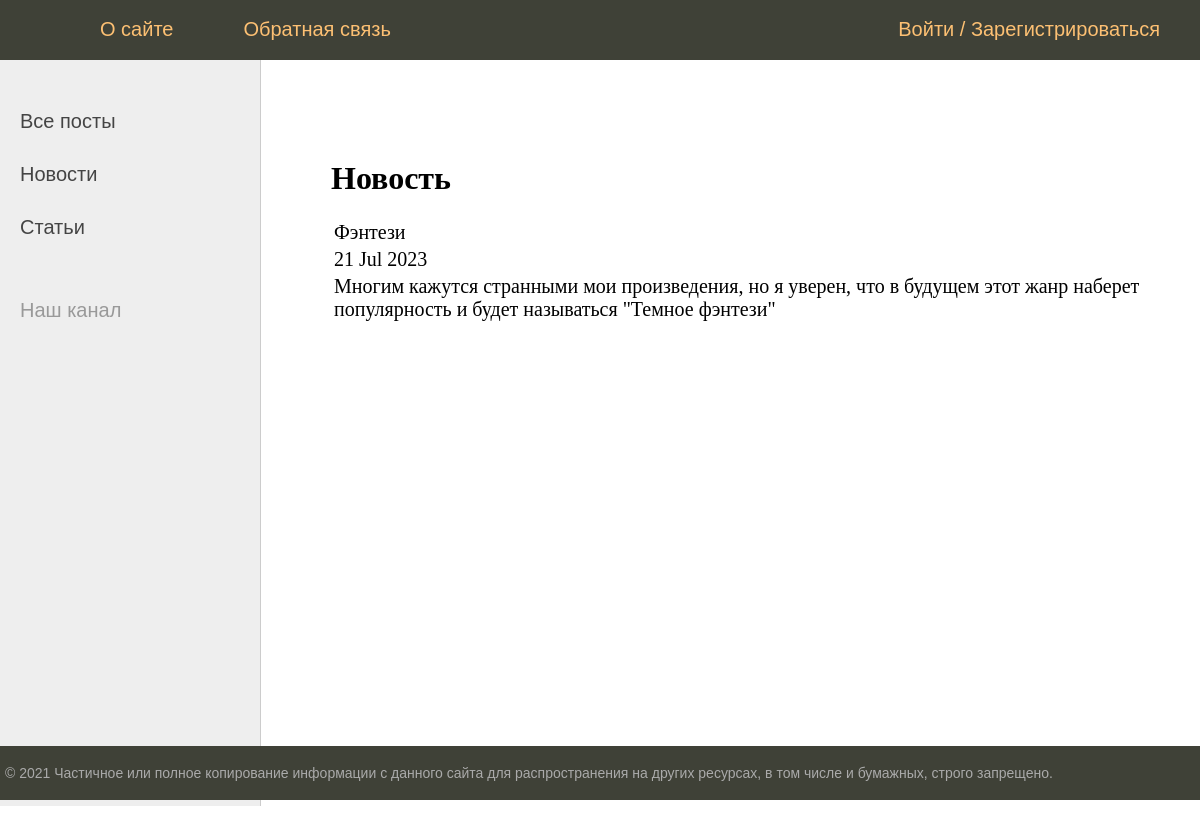
The app's page /posts/11/ with its own data.
### news/models.py (models this page shows, shortened)
class Post(models.Model):
    article_post = 'AR'
    news_post = 'NE'
    POSITIONS = [
        (article_post, 'Статья'),
        (news_post, 'Новость')
    ]
    author = models.ForeignKey(Author, on_delete=models.CASCADE)
    position = models.CharField(max_length=2,
                                choices=POSITIONS,
                                default=article_post)
    time_in = models.DateTimeField(auto_now_add=True)
    category = models.ManyToManyField(Category, through='PostCategory')
    header = models.CharField(max_length=255)
    text_post = models.TextField()
    rating_post = models.IntegerField(default=0)

### news/views.py (the view)
# urls.py: path('<int:pk>/', PostDetail.as_view(), name = 'post_id'),
class PostDetail(DetailView):
    model = Post
    template_name = 'post.html'
    context_object_name = 'post'
    def get_context_data(self, **kwargs):
        context = super().get_context_data(**kwargs)
        context['menu'] = menu
        context['title'] = 'Все посты'
        return context

### news/templatetags/custom_filters.py (called while the page is built)
@register.filter()
def censor(value):
    CENSORED_LIST = ['редиска', 'придурок', 'урод', 'глупый', 'тупой', 'злой', 'дурак', 'козел']
    if isinstance(value, str):
        str1 = value
        for censor_element in CENSORED_LIST:
            new_text = str1.replace(censor_element, censor_element[0] + "*" * (len(censor_element) - 1))  # замена по нижнему регистру
            str1 = new_text
            new_text = str1.replace(censor_element.capitalize(), censor_element[0].capitalize() + "*" * (len(censor_element) - 1))  # замена по верхнему регистру
            str1 = new_text
        value = str1
    else:
        raise TypeError('Фильтр "censor" может быть применен только к текстовому типу данных')
    return f'{value}'

### templates/post.html (shortened to what this page needs)
{% extends 'flatpages/default.html' %}
{% load custom_filters %}
{% block content %}
<h1> Новость </h1>
        <table>
            <tr>
                <td> {{ post.header|censor }} </td>
            </tr>
            <tr>
                <td> {{ post.time_in|date:'d M Y' }} </td>
            </tr>
            <tr>
                <td> {{ post.text_post|censor }} </td>
            </tr>
        </table>
{% endblock content %}

### static/css/styles.css (style rules this page uses)
html, body { font-family: 'Arial'; margin: 0; padding: 0; height: 100%; width: 100%; color: #444; }
.table-page tr { height: 100%; }
.content-text h1 { font-size: 32px; }

### records on screen
Post: header|censor "Фэнтези", time_in "21 Jul 2023", text_post|censor "Многим кажутся странными мои произведения, но я уверен, что в будущем этот жанр наберет популярность и будет называться \"Темное фэнтези\""

### other values on screen
{{ m.title }} "О сайте" "Обратная связь"
{{ m.title }} "Войти / Зарегистрироваться"
